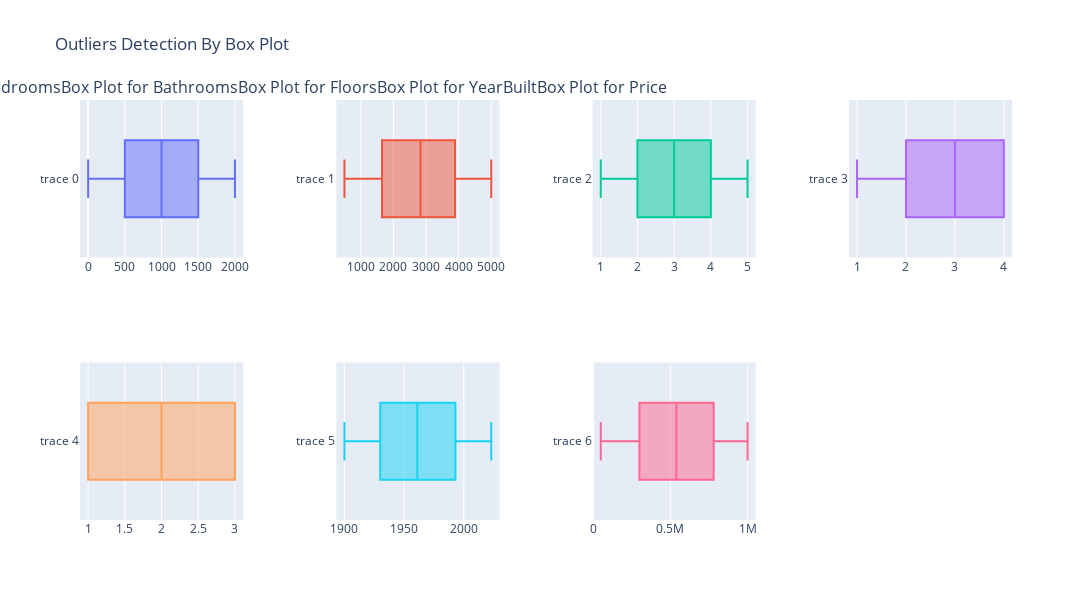

Notebook source saved alongside this figure:
### Code cell
# let's create the subplots now
# we will put 4 columns for each row
# and we have 7 numerical columns so we will need 2 rows
# we will use horizontal_spacing to give some space between the plots
# we will use subplot_titles to give titles to each subplot
# this will show us the outliers in each numerical column
# we will use go.Box to create the box plots
fig = make_subplots(rows =2,
                   cols=4,
                    subplot_titles=['Box Plot for Id'
                                    'Box Plot for Area'
                                    'Box Plot for Bedrooms'
                                    'Box Plot for Bathrooms'
                                    'Box Plot for Floors'
                                    'Box Plot for YearBuilt'
                                    'Box Plot for Price'
                                    ],horizontal_spacing=0.1)

fig.add_trace(go.Box(x=df['Id']),row=1, col=1)

fig.add_trace(go.Box(x=df['Area']),row=1, col=2)

fig.add_trace(go.Box(x=df['Bedrooms']),row=1, col=3)

fig.add_trace(go.Box(x=df['Bathrooms']),row=1, col=4)

fig.add_trace(go.Box(x=df['Floors']),row=2, col=1)

fig.add_trace(go.Box(x=df['YearBuilt']),row=2, col=2)

fig.add_trace(go.Box(x=df['Price']),row=2, col=3)

fig.update_layout(
    title_text='Outliers Detection By Box Plot',
    showlegend=False,
    height=600,
    width=1750
)

### Figure 1 — Plotly figure (JSON) as saved in the notebook; plotly's stock layout.template omitted (floating-point values rounded to 4 significant figures; data arrays with more than 128 entries replaced by an {"elided": "..."} marker saying what was removed)
{"data": [{"type": "box", "x": {"elided": "2000 int values"}, "xaxis": "x", "yaxis": "y"}, {"type": "box", "x": {"elided": "2000 int values"}, "xaxis": "x2", "yaxis": "y2"}, {"type": "box", "x": {"elided": "2000 int values"}, "xaxis": "x3", "yaxis": "y3"}, {"type": "box", "x": {"elided": "2000 int values"}, "xaxis": "x4", "yaxis": "y4"}, {"type": "box", "x": {"elided": "2000 int values"}, "xaxis": "x5", "yaxis": "y5"}, {"type": "box", "x": {"elided": "2000 int values"}, "xaxis": "x6", "yaxis": "y6"}, {"type": "box", "x": {"elided": "2000 int values"}, "xaxis": "x7", "yaxis": "y7"}], "layout": {"annotations": [{"font": {"size": 16}, "showarrow": false, "text": "Box Plot for IdBox Plot for AreaBox Plot for BedroomsBox Plot for BathroomsBox Plot for FloorsBox Plot for YearBuiltBox Plot for Price", "x": 0.0875, "xanchor": "center", "xref": "paper", "y": 1, "yanchor": "bottom", "yref": "paper"}], "height": 600, "showlegend": false, "title": {"text": "Outliers Detection By Box Plot"}, "width": 1750, "xaxis": {"anchor": "y", "domain": [0, 0.175]}, "xaxis2": {"anchor": "y2", "domain": [0.275, 0.45]}, "xaxis3": {"anchor": "y3", "domain": [0.55, 0.725]}, "xaxis4": {"anchor": "y4", "domain": [0.825, 1]}, "xaxis5": {"anchor": "y5", "domain": [0, 0.175]}, "xaxis6": {"anchor": "y6", "domain": [0.275, 0.45]}, "xaxis7": {"anchor": "y7", "domain": [0.55, 0.725]}, "xaxis8": {"anchor": "y8", "domain": [0.825, 1]}, "yaxis": {"anchor": "x", "domain": [0.625, 1]}, "yaxis2": {"anchor": "x2", "domain": [0.625, 1]}, "yaxis3": {"anchor": "x3", "domain": [0.625, 1]}, "yaxis4": {"anchor": "x4", "domain": [0.625, 1]}, "yaxis5": {"anchor": "x5", "domain": [0, 0.375]}, "yaxis6": {"anchor": "x6", "domain": [0, 0.375]}, "yaxis7": {"anchor": "x7", "domain": [0, 0.375]}, "yaxis8": {"anchor": "x8", "domain": [0, 0.375]}}}
